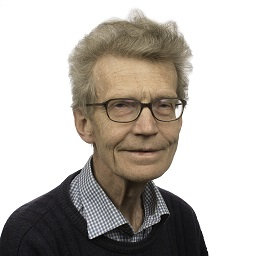
%> input picture IverBrevik.jpg, 256 x 256 px
$ octave task9_4.m   (GNU Octave 9; MATLAB toolbox functions it lacks are replaced by stand-ins)
%> lines starting %> are read from the running program, lines starting %| are printed output that depends on the picture
### saveTightFigure.m
function saveTightFigure(h,outfilename)
% SAVETIGHTFIGURE(OUTFILENAME) Saves the current figure without the white
%   space/margin around it to the file OUTFILENAME. Output file type is
%   determined by the extension of OUTFILENAME. All formats that are
%   supported by MATLAB's "saveas" are supported.
%
%   SAVETIGHTFIGURE(H, OUTFILENAME) Saves the figure with handle H.
%
% E Akbas (c) Aug 2010
% * Updated to handle subplots and multiple axes. March 2014.
%

if nargin==1
    hfig = gcf;
    outfilename = h;
else
    hfig = h;
end

%% find all the axes in the figure
hax = findall(hfig, 'type', 'axes');

%% compute the tighest box that includes all axes
tighest_box = [Inf Inf -Inf -Inf]; % left bottom right top
for i=1:length(hax)
    set(hax(i), 'units', 'centimeters');

    p = get(hax(i), 'position');
    ti = get(hax(i), 'tightinset');

    % get position as left, bottom, right, top
    p = [p(1) p(2) p(1)+p(3) p(2)+p(4)] + ti.*[-1 -1 1 1];

    tighest_box(1) = min(tighest_box(1), p(1));
    tighest_box(2) = min(tighest_box(2), p(2));
    tighest_box(3) = max(tighest_box(3), p(3));
    tighest_box(4) = max(tighest_box(4), p(4));
end

%% move all axes to left-bottom
for i=1:length(hax)
    if strcmp(get(hax(i),'tag'),'legend')
        continue
    end
    p = get(hax(i), 'position');
    set(hax(i), 'position', [p(1)-tighest_box(1) p(2)-tighest_box(2) p(3) p(4)]);
end

%% resize figure to fit tightly
set(hfig, 'units', 'centimeters');
p = get(hfig, 'position');

width = tighest_box(3)-tighest_box(1);
height =  tighest_box(4)-tighest_box(2);
set(hfig, 'position', [p(1) p(2) width height]);

%% set papersize
set(hfig,'PaperUnits','centimeters');
set(hfig,'PaperSize', [width height]);
set(hfig,'PaperPositionMode', 'manual');
set(hfig,'PaperPosition',[0 0 width height]);


%% save
saveas(hfig,outfilename);

### task9_4.m
% f = phantom(256);
% load('backProjections/phantomSinogramBackProjection.mat');

colormap('gray');
f = double(imread('IverBrevik.jpg')) / 255;
f = rgb2gray(f);
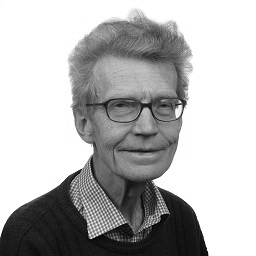
%> f: size 256x256 double; min 0, max 1, mean 0.714
load('backProjections/sinogramIverBackProjection.mat');

F = fftshift(fft2(f));
G = fftshift(fft2(imBackProjection));
A = F ./ G;
A_real = abs(real(A));
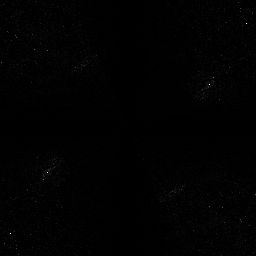
%> A_real: size 256x256 double; min 1.75e-06, max 13.45, mean 0.105; drawn with min black and max white
A = A_real + imag(A);
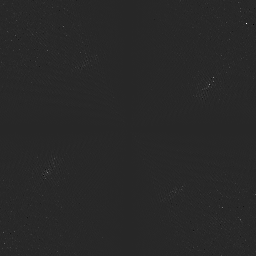
%> A: size 256x256 double; min -5.05, max 27.42, mean 0.1; drawn with min black and max white

load('backProjections/sinogram02BackProjection.mat');
G1 = fftshift(fft2(imBackProjection));
H = A .* G1;
h = real(ifft2(ifftshift(H)));
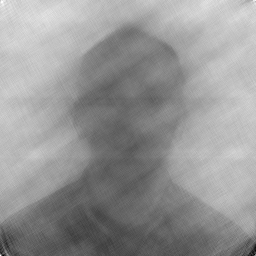
%> h: size 256x256 double; min -50.95, max 346.2, mean 182.8; drawn with min black and max white

% Draw image
pictureWithFilter2 = figure();
colormap('gray');
set(groot, 'defaultTextInterpreter', 'latex');
set(groot, 'defaultAxesTickLabelInterpreter', 'latex');
set(groot, 'defaultLegendInterpreter', 'latex');

subplot(1,2,1), imagesc(imBackProjection), axis square;
title({'Direkte tilbakeprojisert bilde'}, 'FontSize', 7);
set(gca,'xtick',[]), set(gca,'xticklabel',[])
set(gca,'ytick',[]), set(gca,'yticklabel',[])

subplot(1,2,2), imagesc(h), axis square;
title({'Tilbakeprojisert bilde med bruk av filter'}, 'FontSize', 7);
set(gca,'xtick',[]), set(gca,'xticklabel',[])
set(gca,'ytick',[]), set(gca,'yticklabel',[])

drawnow;

saveTightFigure(pictureWithFilter2, ...
    'figures/pictureWithFilter2.pdf'); % saves figure
%> in saveTightFigure, `set(hfig,'PaperPosition',[0 0 width height]);`:
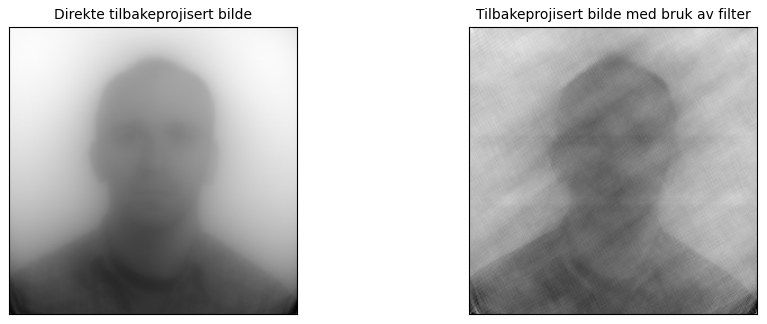
%> figure redrawn from the program's plot data, 2 panels
